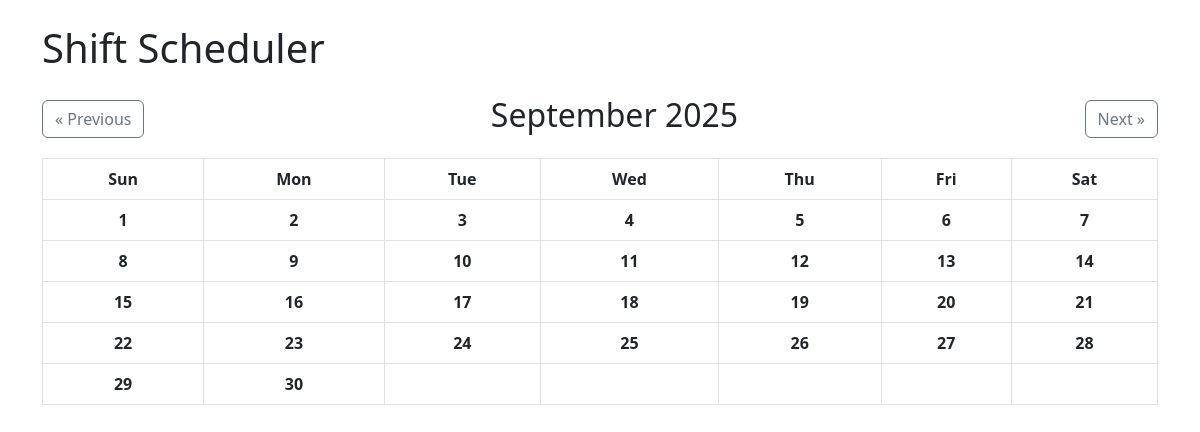
/calendar, run on an earlier commit of the app's database.
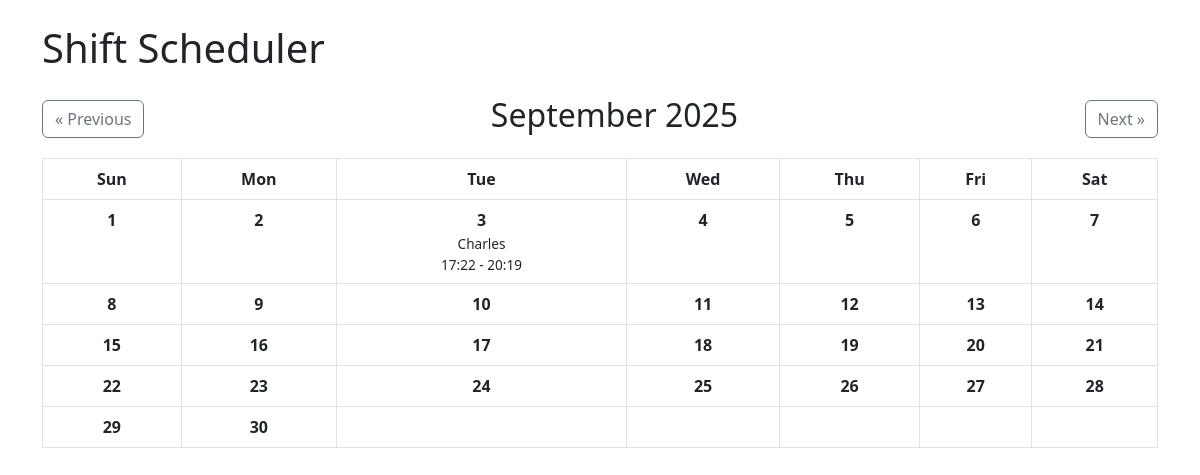
And on a later commit of the database.
### app.py (models this page shows)
class Shift(db.Model):
    id = db.Column(db.Integer, primary_key=True)
    date = db.Column(db.Date, nullable=False)
    start_time = db.Column(db.Time, nullable=False)
    end_time = db.Column(db.Time, nullable=False)
    worker_id = db.Column(db.Integer, db.ForeignKey('worker.id'), nullable=False)
    worker = db.relationship('Worker', backref='shifts')

class Worker(db.Model):
    id = db.Column(db.Integer, primary_key=True)
    name = db.Column(db.String(50))

### app.py (the view)
@app.route('/calendar')
def calendar_view():
    year = request.args.get('year', type=int, default=datetime.now().year)
    month = request.args.get('month', type=int, default=datetime.now().month)
    if month < 1:
        month = 12
        year -= 1
    elif month > 12:
        month = 1
        year += 1
    cal = calendar.Calendar()
    month_days = cal.monthdayscalendar(year, month)
    shifts = Shift.query.filter(
        extract('year', Shift.date) == year,
        extract('month', Shift.date) == month
    ).all()
    shifts_by_day = {}
    for shift in shifts:
        day = shift.date.day
        if day not in shifts_by_day:
            shifts_by_day[day] = []
        shifts_by_day[day].append(shift)
    return render_template('calendar.html',
                           month_days=month_days,
                           month=month,
                           year=year,
                           shifts_by_day=shifts_by_day,
                           calendar=calendar)

### templates/calendar.html
{% extends "base.html" %}
{% block content %}
    <div class="d-flex justify-content-between align-items-center mb-3">
        <a href="{{ url_for('calendar_view', month=month-1, year=year) }}" class="btn btn-outline-secondary">« Previous</a>
        <h2>{{ calendar.month_name[month] }} {{ year }}</h2>
        <a href="{{ url_for('calendar_view', month=month+1, year=year) }}" class="btn btn-outline-secondary">Next »</a>
    </div>  <table class="table table-bordered text-center">
    <thead>
      <tr>
        <th>Sun</th><th>Mon</th><th>Tue</th><th>Wed</th>
        <th>Thu</th><th>Fri</th><th>Sat</th>
      </tr>
    </thead>
    <tbody>
      {% for week in month_days %}
        <tr>
            {% for day in week %}
                <td class="align-top" style="min-height: 100px;">
                    {% if day != 0 %}
                        <strong>{{ day }}</strong><br>
                        {% if shifts_by_day[day] is defined %}
                            {% for shift in shifts_by_day[day] %}
                                <div style="font-size: 0.85em; margin-top: 2px;">
                                    {{ shift.worker.name }}<br>
                                    {{ shift.start_time.strftime('%H:%M') }} - {{ shift.end_time.strftime('%H:%M') }}
                                </div>
                            {% endfor %}
                        {% endif %}
                    {% endif %}
                </td>
            {% endfor %}
        </tr>
      {% endfor %}
    </tbody>
  </table>
{% endblock %}

What changed in the data, as far as the page shows it:
added Shift: worker.name "Charles", start_time "17:22", end_time "20:19"
